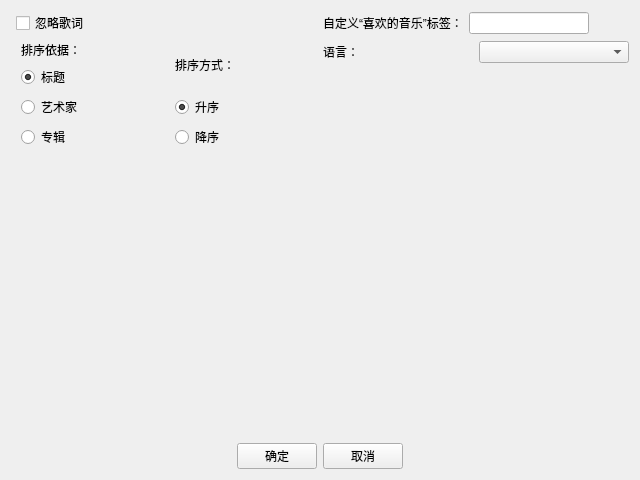
<?xml version="1.0" encoding="UTF-8"?>
<ui version="4.0">
 <class>SettingsClass</class>
 <widget class="QWidget" name="SettingsClass">
  <property name="geometry">
   <rect>
    <x>0</x>
    <y>0</y>
    <width>640</width>
    <height>480</height>
   </rect>
  </property>
  <property name="windowTitle">
   <string>设置</string>
  </property>
  <layout class="QGridLayout" name="gridLayout">
   <item row="0" column="2" colspan="2">
    <layout class="QHBoxLayout" name="horizontalLayout_3">
     <item>
      <widget class="QLabel" name="label_2">
       <property name="text">
        <string>自定义“喜欢的音乐”标签：</string>
       </property>
      </widget>
     </item>
     <item>
      <widget class="QLineEdit" name="favoriteTagEdit">
       <property name="sizePolicy">
        <sizepolicy hsizetype="Minimum" vsizetype="Fixed">
         <horstretch>0</horstretch>
         <verstretch>0</verstretch>
        </sizepolicy>
       </property>
       <property name="whatsThis">
        <string>&lt;html&gt;&lt;head/&gt;&lt;body&gt;&lt;p&gt;用于指定由播放器定义的“我喜欢的音乐”的特殊音频标签。若无可不填写，但是会影响喜欢的音乐的筛选。&lt;/p&gt;&lt;/body&gt;&lt;/html&gt;</string>
       </property>
      </widget>
     </item>
     <item>
      <spacer name="horizontalSpacer_3">
       <property name="orientation">
        <enum>Qt::Orientation::Horizontal</enum>
       </property>
       <property name="sizeType">
        <enum>QSizePolicy::Policy::Minimum</enum>
       </property>
       <property name="sizeHint" stdset="0">
        <size>
         <width>40</width>
         <height>20</height>
        </size>
       </property>
      </spacer>
     </item>
    </layout>
   </item>
   <item row="2" column="1">
    <spacer name="verticalSpacer">
     <property name="orientation">
      <enum>Qt::Orientation::Vertical</enum>
     </property>
     <property name="sizeHint" stdset="0">
      <size>
       <width>17</width>
       <height>292</height>
      </size>
     </property>
    </spacer>
   </item>
   <item row="2" column="3">
    <spacer name="verticalSpacer_2">
     <property name="orientation">
      <enum>Qt::Orientation::Vertical</enum>
     </property>
     <property name="sizeHint" stdset="0">
      <size>
       <width>17</width>
       <height>292</height>
      </size>
     </property>
    </spacer>
   </item>
   <item row="1" column="0" colspan="2">
    <layout class="QHBoxLayout" name="horizontalLayout">
     <property name="leftMargin">
      <number>5</number>
     </property>
     <item>
      <layout class="QVBoxLayout" name="sortByBox">
       <property name="leftMargin">
        <number>5</number>
       </property>
       <item>
        <widget class="QLabel" name="sortByText">
         <property name="text">
          <string>排序依据：</string>
         </property>
        </widget>
       </item>
       <item>
        <widget class="QRadioButton" name="titleSelect">
         <property name="text">
          <string>标题</string>
         </property>
         <property name="checked">
          <bool>true</bool>
         </property>
         <attribute name="buttonGroup">
          <string notr="true">sortByGroup</string>
         </attribute>
        </widget>
       </item>
       <item>
        <widget class="QRadioButton" name="artistSelect">
         <property name="text">
          <string>艺术家</string>
         </property>
         <attribute name="buttonGroup">
          <string notr="true">sortByGroup</string>
         </attribute>
        </widget>
       </item>
       <item>
        <widget class="QRadioButton" name="albumSelect">
         <property name="text">
          <string>专辑</string>
         </property>
         <attribute name="buttonGroup">
          <string notr="true">sortByGroup</string>
         </attribute>
        </widget>
       </item>
      </layout>
     </item>
     <item>
      <layout class="QVBoxLayout" name="verticalLayout_4">
       <property name="leftMargin">
        <number>5</number>
       </property>
       <item>
        <widget class="QLabel" name="orderLabel">
         <property name="text">
          <string>排序方式：</string>
         </property>
        </widget>
       </item>
       <item>
        <widget class="QRadioButton" name="ascButton">
         <property name="text">
          <string>升序</string>
         </property>
         <property name="checked">
          <bool>true</bool>
         </property>
         <attribute name="buttonGroup">
          <string notr="true">orderGroup</string>
         </attribute>
        </widget>
       </item>
       <item>
        <widget class="QRadioButton" name="descButton">
         <property name="text">
          <string>降序</string>
         </property>
         <attribute name="buttonGroup">
          <string notr="true">orderGroup</string>
         </attribute>
        </widget>
       </item>
      </layout>
     </item>
    </layout>
   </item>
   <item row="0" column="0" colspan="2">
    <layout class="QVBoxLayout" name="verticalLayout">
     <property name="leftMargin">
      <number>5</number>
     </property>
     <item>
      <widget class="QCheckBox" name="ignoreLyricBox">
       <property name="whatsThis">
        <string>&lt;html&gt;&lt;head/&gt;&lt;body&gt;&lt;p&gt;打开此选项将禁止程序检查外部lrc文件和歌词标签。如果您不需要程序复制歌词，请打开此选项。&lt;/p&gt;&lt;/body&gt;&lt;/html&gt;</string>
       </property>
       <property name="text">
        <string>忽略歌词</string>
       </property>
      </widget>
     </item>
    </layout>
   </item>
   <item row="1" column="2" colspan="2">
    <layout class="QVBoxLayout" name="verticalLayout_2">
     <item>
      <layout class="QHBoxLayout" name="horizontalLayout_2">
       <item>
        <widget class="QLabel" name="languageLabel">
         <property name="text">
          <string>语言：</string>
         </property>
        </widget>
       </item>
       <item>
        <widget class="QComboBox" name="languageComboBox">
         <property name="currentText">
          <string notr="true"/>
         </property>
        </widget>
       </item>
      </layout>
     </item>
     <item>
      <spacer name="verticalSpacer_3">
       <property name="orientation">
        <enum>Qt::Orientation::Vertical</enum>
       </property>
       <property name="sizeHint" stdset="0">
        <size>
         <width>20</width>
         <height>40</height>
        </size>
       </property>
      </spacer>
     </item>
    </layout>
   </item>
   <item row="3" column="0" colspan="4">
    <layout class="QHBoxLayout" name="horizontalLayout_4">
     <item>
      <spacer name="horizontalSpacer">
       <property name="orientation">
        <enum>Qt::Orientation::Horizontal</enum>
       </property>
       <property name="sizeHint" stdset="0">
        <size>
         <width>40</width>
         <height>20</height>
        </size>
       </property>
      </spacer>
     </item>
     <item>
      <widget class="QPushButton" name="confirmButton">
       <property name="text">
        <string>确定</string>
       </property>
      </widget>
     </item>
     <item>
      <widget class="QPushButton" name="cancel">
       <property name="text">
        <string>取消</string>
       </property>
      </widget>
     </item>
     <item>
      <spacer name="horizontalSpacer_2">
       <property name="orientation">
        <enum>Qt::Orientation::Horizontal</enum>
       </property>
       <property name="sizeHint" stdset="0">
        <size>
         <width>40</width>
         <height>20</height>
        </size>
       </property>
      </spacer>
     </item>
    </layout>
   </item>
  </layout>
 </widget>
 <layoutdefault spacing="6" margin="11"/>
 <resources/>
 <connections>
  <connection>
   <sender>cancel</sender>
   <signal>clicked()</signal>
   <receiver>SettingsClass</receiver>
   <slot>close()</slot>
   <hints>
    <hint type="sourcelabel">
     <x>270</x>
     <y>189</y>
    </hint>
    <hint type="destinationlabel">
     <x>227</x>
     <y>105</y>
    </hint>
   </hints>
  </connection>
 </connections>
 <buttongroups>
  <buttongroup name="sortByGroup"/>
  <buttongroup name="orderGroup"/>
 </buttongroups>
</ui>
